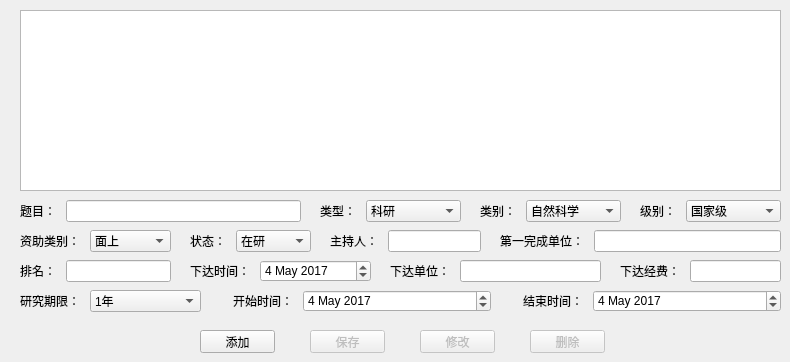
   <widget class="QWidget" name="tab_7">
    <attribute name="title">
     <string>项目成果</string>
    </attribute>
    <widget class="QTableView" name="list_project">
     <property name="geometry">
      <rect>
       <x>20</x>
       <y>10</y>
       <width>761</width>
       <height>181</height>
      </rect>
     </property>
     <property name="editTriggers">
      <set>QAbstractItemView::NoEditTriggers</set>
     </property>
     <property name="selectionMode">
      <enum>QAbstractItemView::SingleSelection</enum>
     </property>
     <property name="selectionBehavior">
      <enum>QAbstractItemView::SelectRows</enum>
     </property>
     <attribute name="horizontalHeaderStretchLastSection">
      <bool>true</bool>
     </attribute>
     <attribute name="verticalHeaderDefaultSectionSize">
      <number>25</number>
     </attribute>
     <attribute name="verticalHeaderMinimumSectionSize">
      <number>15</number>
     </attribute>
    </widget>
    <widget class="QPushButton" name="btn_project_add">
     <property name="geometry">
      <rect>
       <x>200</x>
       <y>330</y>
       <width>75</width>
       <height>23</height>
      </rect>
     </property>
     <property name="text">
      <string>添加</string>
     </property>
     <property name="autoDefault">
      <bool>false</bool>
     </property>
    </widget>
    <widget class="QPushButton" name="btn_project_delete">
     <property name="enabled">
      <bool>false</bool>
     </property>
     <property name="geometry">
      <rect>
       <x>530</x>
       <y>330</y>
       <width>75</width>
       <height>23</height>
      </rect>
     </property>
     <property name="text">
      <string>删除</string>
     </property>
     <property name="autoDefault">
      <bool>false</bool>
     </property>
    </widget>
    <widget class="QPushButton" name="btn_project_update">
     <property name="enabled">
      <bool>false</bool>
     </property>
     <property name="geometry">
      <rect>
       <x>420</x>
       <y>330</y>
       <width>75</width>
       <height>23</height>
      </rect>
     </property>
     <property name="text">
      <string>修改</string>
     </property>
     <property name="autoDefault">
      <bool>false</bool>
     </property>
    </widget>
    <widget class="QPushButton" name="btn_project_save">
     <property name="enabled">
      <bool>false</bool>
     </property>
     <property name="geometry">
      <rect>
       <x>310</x>
       <y>330</y>
       <width>75</width>
       <height>23</height>
      </rect>
     </property>
     <property name="text">
      <string>保存</string>
     </property>
     <property name="autoDefault">
      <bool>false</bool>
     </property>
    </widget>
    <widget class="QWidget" name="layoutWidget_1">
     <property name="geometry">
      <rect>
       <x>20</x>
       <y>200</y>
       <width>281</width>
       <height>22</height>
      </rect>
     </property>
     <layout class="QHBoxLayout" name="horizontalLayout_98" stretch="0,0">
      <property name="spacing">
       <number>10</number>
      </property>
      <item>
       <widget class="QLabel" name="project_label_title">
        <property name="text">
         <string>题目：</string>
        </property>
        <property name="alignment">
         <set>Qt::AlignRight|Qt::AlignTrailing|Qt::AlignVCenter</set>
        </property>
       </widget>
      </item>
      <item>
       <widget class="QLineEdit" name="project_edit_title">
        <property name="maxLength">
         <number>100</number>
        </property>
       </widget>
      </item>
     </layout>
    </widget>
    <widget class="QWidget" name="layoutWidget_2">
     <property name="geometry">
      <rect>
       <x>20</x>
       <y>230</y>
       <width>151</width>
       <height>22</height>
      </rect>
     </property>
     <layout class="QHBoxLayout" name="horizontalLayout_99" stretch="1,4">
      <property name="spacing">
       <number>10</number>
      </property>
      <item>
       <widget class="QLabel" name="project_label_rate">
        <property name="text">
         <string>资助类别：</string>
        </property>
        <property name="alignment">
         <set>Qt::AlignRight|Qt::AlignTrailing|Qt::AlignVCenter</set>
        </property>
       </widget>
      </item>
      <item>
       <widget class="QComboBox" name="project_combo_rate">
        <item>
         <property name="text">
          <string>面上</string>
         </property>
        </item>
        <item>
         <property name="text">
          <string>青年</string>
         </property>
        </item>
        <item>
         <property name="text">
          <string>一般</string>
         </property>
        </item>
        <item>
         <property name="text">
          <string>自由申请</string>
         </property>
        </item>
        <item>
         <property name="text">
          <string>重点</string>
         </property>
        </item>
        <item>
         <property name="text">
          <string>重大</string>
         </property>
        </item>
       </widget>
      </item>
     </layout>
    </widget>
    <widget class="QWidget" name="layoutWidget_3">
     <property name="geometry">
      <rect>
       <x>320</x>
       <y>200</y>
       <width>141</width>
       <height>22</height>
      </rect>
     </property>
     <layout class="QHBoxLayout" name="horizontalLayout_110" stretch="1,4">
      <property name="spacing">
       <number>10</number>
      </property>
      <item>
       <widget class="QLabel" name="project_label_type">
        <property name="text">
         <string>类型：</string>
        </property>
        <property name="alignment">
         <set>Qt::AlignRight|Qt::AlignTrailing|Qt::AlignVCenter</set>
        </property>
       </widget>
      </item>
      <item>
       <widget class="QComboBox" name="project_combo_type">
        <item>
         <property name="text">
          <string>科研</string>
         </property>
        </item>
        <item>
         <property name="text">
          <string>教研</string>
         </property>
        </item>
        <item>
         <property name="text">
          <string>人才</string>
         </property>
        </item>
        <item>
         <property name="text">
          <string>其他</string>
         </property>
        </item>
       </widget>
      </item>
     </layout>
    </widget>
    <widget class="QWidget" name="layoutWidget_4">
     <property name="geometry">
      <rect>
       <x>230</x>
       <y>290</y>
       <width>261</width>
       <height>22</height>
      </rect>
     </property>
     <layout class="QHBoxLayout" name="horizontalLayout_102" stretch="1,3">
      <property name="spacing">
       <number>10</number>
      </property>
      <item>
       <widget class="QLabel" name="project_label_begin">
        <property name="text">
         <string>开始时间：</string>
        </property>
        <property name="alignment">
         <set>Qt::AlignRight|Qt::AlignTrailing|Qt::AlignVCenter</set>
        </property>
       </widget>
      </item>
      <item>
       <widget class="QDateEdit" name="project_date_begin">
        <property name="date">
         <date>
          <year>2017</year>
          <month>5</month>
          <day>4</day>
         </date>
        </property>
       </widget>
      </item>
     </layout>
    </widget>
    <widget class="QWidget" name="layoutWidget_5">
     <property name="geometry">
      <rect>
       <x>330</x>
       <y>230</y>
       <width>151</width>
       <height>22</height>
      </rect>
     </property>
     <layout class="QHBoxLayout" name="horizontalLayout_103" stretch="1,4">
      <property name="spacing">
       <number>10</number>
      </property>
      <item>
       <widget class="QLabel" name="project_label_host">
        <property name="text">
         <string>主持人：</string>
        </property>
        <property name="alignment">
         <set>Qt::AlignRight|Qt::AlignTrailing|Qt::AlignVCenter</set>
        </property>
       </widget>
      </item>
      <item>
       <widget class="QLineEdit" name="project_edit_host">
        <property name="maxLength">
         <number>100</number>
        </property>
       </widget>
      </item>
     </layout>
    </widget>
    <widget class="QWidget" name="layoutWidget_6">
     <property name="geometry">
      <rect>
       <x>480</x>
       <y>200</y>
       <width>141</width>
       <height>22</height>
      </rect>
     </property>
     <layout class="QHBoxLayout" name="horizontalLayout_111" stretch="1,4">
      <property name="spacing">
       <number>10</number>
      </property>
      <item>
       <widget class="QLabel" name="project_label_sort">
        <property name="text">
         <string>类别：</string>
        </property>
        <property name="alignment">
         <set>Qt::AlignRight|Qt::AlignTrailing|Qt::AlignVCenter</set>
        </property>
       </widget>
      </item>
      <item>
       <widget class="QComboBox" name="project_combo_sort">
        <item>
         <property name="text">
          <string>自然科学</string>
         </property>
        </item>
        <item>
         <property name="text">
          <string>社会科学</string>
         </property>
        </item>
       </widget>
      </item>
     </layout>
    </widget>
    <widget class="QWidget" name="layoutWidget_7">
     <property name="geometry">
      <rect>
       <x>640</x>
       <y>200</y>
       <width>141</width>
       <height>22</height>
      </rect>
     </property>
     <layout class="QHBoxLayout" name="horizontalLayout_112" stretch="1,4">
      <property name="spacing">
       <number>10</number>
      </property>
      <item>
       <widget class="QLabel" name="project_label_level">
        <property name="text">
         <string>级别：</string>
        </property>
        <property name="alignment">
         <set>Qt::AlignRight|Qt::AlignTrailing|Qt::AlignVCenter</set>
        </property>
       </widget>
      </item>
      <item>
       <widget class="QComboBox" name="project_combo_level">
        <item>
         <property name="text">
          <string>国家级</string>
         </property>
        </item>
        <item>
         <property name="text">
          <string>省部级</string>
         </property>
        </item>
        <item>
         <property name="text">
          <string>市厅级</string>
         </property>
        </item>
        <item>
         <property name="text">
          <string>校级</string>
         </property>
        </item>
       </widget>
      </item>
     </layout>
    </widget>
    <widget class="QWidget" name="layoutWidget_8">
     <property name="geometry">
      <rect>
       <x>190</x>
       <y>230</y>
       <width>121</width>
       <height>22</height>
      </rect>
     </property>
     <layout class="QHBoxLayout" name="horizontalLayout_113" stretch="1,4">
      <property name="spacing">
       <number>10</number>
      </property>
      <item>
       <widget class="QLabel" name="project_label_state">
        <property name="text">
         <string>状态：</string>
        </property>
        <property name="alignment">
         <set>Qt::AlignRight|Qt::AlignTrailing|Qt::AlignVCenter</set>
        </property>
       </widget>
      </item>
      <item>
       <widget class="QComboBox" name="project_combo_state">
        <item>
         <property name="text">
          <string>在研</string>
         </property>
        </item>
        <item>
         <property name="text">
          <string>结题</string>
         </property>
        </item>
        <item>
         <property name="text">
          <string>延期</string>
         </property>
        </item>
       </widget>
      </item>
     </layout>
    </widget>
    <widget class="QWidget" name="layoutWidget_9">
     <property name="geometry">
      <rect>
       <x>500</x>
       <y>230</y>
       <width>281</width>
       <height>22</height>
      </rect>
     </property>
     <layout class="QHBoxLayout" name="horizontalLayout_104" stretch="1,4">
      <property name="spacing">
       <number>10</number>
      </property>
      <item>
       <widget class="QLabel" name="project_label_rank">
        <property name="text">
         <string>第一完成单位：</string>
        </property>
        <property name="alignment">
         <set>Qt::AlignRight|Qt::AlignTrailing|Qt::AlignVCenter</set>
        </property>
       </widget>
      </item>
      <item>
       <widget class="QLineEdit" name="project_edit_rank">
        <property name="maxLength">
         <number>100</number>
        </property>
       </widget>
      </item>
     </layout>
    </widget>
    <widget class="QWidget" name="layoutWidget_10">
     <property name="geometry">
      <rect>
       <x>20</x>
       <y>260</y>
       <width>151</width>
       <height>22</height>
      </rect>
     </property>
     <layout class="QHBoxLayout" name="horizontalLayout_105" stretch="1,4">
      <property name="spacing">
       <number>10</number>
      </property>
      <item>
       <widget class="QLabel" name="project_label_first">
        <property name="text">
         <string>排名：</string>
        </property>
        <property name="alignment">
         <set>Qt::AlignRight|Qt::AlignTrailing|Qt::AlignVCenter</set>
        </property>
       </widget>
      </item>
      <item>
       <widget class="QLineEdit" name="project_edit_first">
        <property name="maxLength">
         <number>100</number>
        </property>
       </widget>
      </item>
     </layout>
    </widget>
    <widget class="QWidget" name="layoutWidget_11">
     <property name="geometry">
      <rect>
       <x>390</x>
       <y>260</y>
       <width>211</width>
       <height>22</height>
      </rect>
     </property>
     <layout class="QHBoxLayout" name="horizontalLayout_106" stretch="1,4">
      <property name="spacing">
       <number>10</number>
      </property>
      <item>
       <widget class="QLabel" name="project_label_unit">
        <property name="text">
         <string>下达单位：</string>
        </property>
        <property name="alignment">
         <set>Qt::AlignRight|Qt::AlignTrailing|Qt::AlignVCenter</set>
        </property>
       </widget>
      </item>
      <item>
       <widget class="QLineEdit" name="project_edit_unit">
        <property name="maxLength">
         <number>100</number>
        </property>
       </widget>
      </item>
     </layout>
    </widget>
    <widget class="QWidget" name="layoutWidget_12">
     <property name="geometry">
      <rect>
       <x>20</x>
       <y>290</y>
       <width>181</width>
       <height>22</height>
      </rect>
     </property>
     <layout class="QHBoxLayout" name="horizontalLayout_114" stretch="1,4">
      <property name="spacing">
       <number>10</number>
      </property>
      <item>
       <widget class="QLabel" name="project_label_limit">
        <property name="text">
         <string>研究期限：</string>
        </property>
        <property name="alignment">
         <set>Qt::AlignRight|Qt::AlignTrailing|Qt::AlignVCenter</set>
        </property>
       </widget>
      </item>
      <item>
       <widget class="QComboBox" name="project_combo_limit">
        <item>
         <property name="text">
          <string>1年</string>
         </property>
        </item>
        <item>
         <property name="text">
          <string>2年</string>
         </property>
        </item>
        <item>
         <property name="text">
          <string>3年</string>
         </property>
        </item>
        <item>
         <property name="text">
          <string>4年</string>
         </property>
        </item>
       </widget>
      </item>
     </layout>
    </widget>
    <widget class="QWidget" name="layoutWidget_13">
     <property name="geometry">
      <rect>
       <x>190</x>
       <y>260</y>
       <width>181</width>
       <height>22</height>
      </rect>
     </property>
     <layout class="QHBoxLayout" name="horizontalLayout_107" stretch="1,3">
      <property name="spacing">
       <number>10</number>
      </property>
      <item>
       <widget class="QLabel" name="project_label_release">
        <property name="text">
         <string>下达时间：</string>
        </property>
        <property name="alignment">
         <set>Qt::AlignRight|Qt::AlignTrailing|Qt::AlignVCenter</set>
        </property>
       </widget>
      </item>
      <item>
       <widget class="QDateEdit" name="project_date_release">
        <property name="date">
         <date>
          <year>2017</year>
          <month>5</month>
          <day>4</day>
         </date>
        </property>
       </widget>
      </item>
     </layout>
    </widget>
    <widget class="QWidget" name="layoutWidget_14">
     <property name="geometry">
      <rect>
       <x>620</x>
       <y>260</y>
       <width>161</width>
       <height>22</height>
      </rect>
     </property>
     <layout class="QHBoxLayout" name="horizontalLayout_108" stretch="1,4">
      <property name="spacing">
       <number>10</number>
      </property>
      <item>
       <widget class="QLabel" name="project_label_cost">
        <property name="text">
         <string>下达经费：</string>
        </property>
        <property name="alignment">
         <set>Qt::AlignRight|Qt::AlignTrailing|Qt::AlignVCenter</set>
        </property>
       </widget>
      </item>
      <item>
       <widget class="QLineEdit" name="project_edit_cost">
        <property name="maxLength">
         <number>100</number>
        </property>
       </widget>
      </item>
     </layout>
    </widget>
    <widget class="QWidget" name="layoutWidget_15">
     <property name="geometry">
      <rect>
       <x>520</x>
       <y>290</y>
       <width>261</width>
       <height>22</height>
      </rect>
     </property>
     <layout class="QHBoxLayout" name="horizontalLayout_109" stretch="1,3">
      <property name="spacing">
       <number>10</number>
      </property>
      <item>
       <widget class="QLabel" name="project_label_end">
        <property name="text">
         <string>结束时间：</string>
        </property>
        <property name="alignment">
         <set>Qt::AlignRight|Qt::AlignTrailing|Qt::AlignVCenter</set>
        </property>
       </widget>
      </item>
      <item>
       <widget class="QDateEdit" name="project_date_end">
        <property name="date">
         <date>
          <year>2017</year>
          <month>5</month>
          <day>4</day>
         </date>
        </property>
       </widget>
      </item>
     </layout>
    </widget>
   </widget>
